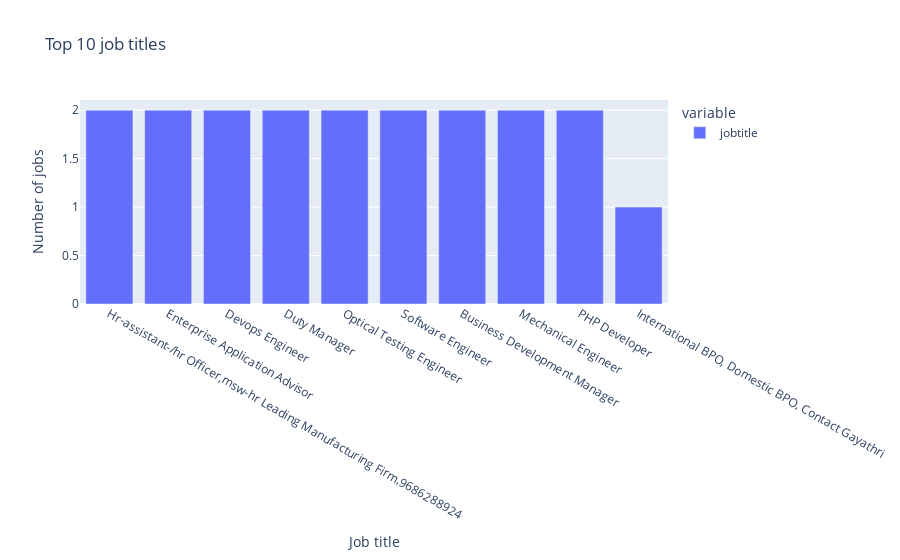

Notebook code cell kept with this figure:
### Code cell
df['jobtitle'].value_counts().head(10)
px.bar(df['jobtitle'].value_counts().head(10),title='Top 10 job titles',labels={'index':'Job title','value':'Number of jobs'})

### Figure 1 — Plotly figure (JSON) as saved in the notebook; plotly's stock layout.template omitted (floating-point values rounded to 4 significant figures)
{"data": [{"alignmentgroup": "True", "hovertemplate": "variable=jobtitle<br>Job title=%{x}<br>Number of jobs=%{y}<extra></extra>", "legendgroup": "jobtitle", "marker": {"color": "#636efa", "pattern": {"shape": ""}}, "name": "jobtitle", "offsetgroup": "jobtitle", "orientation": "v", "showlegend": true, "textposition": "auto", "type": "bar", "x": ["Hr-assistant-/hr Officer,msw-hr Leading Manufacturing Firm,9686288924", "Enterprise Application Advisor", "Devops Engineer", "Duty Manager", "Optical Testing Engineer", "Software Engineer", "Business Development Manager", "Mechanical Engineer", "PHP Developer", "International BPO, Domestic BPO, Contact Gayathri"], "xaxis": "x", "y": [2, 2, 2, 2, 2, 2, 2, 2, 2, 1], "yaxis": "y"}], "layout": {"barmode": "relative", "legend": {"title": {"text": "variable"}, "tracegroupgap": 0}, "title": {"text": "Top 10 job titles"}, "xaxis": {"anchor": "y", "domain": [0, 1], "title": {"text": "Job title"}}, "yaxis": {"anchor": "x", "domain": [0, 1], "title": {"text": "Number of jobs"}}}}
